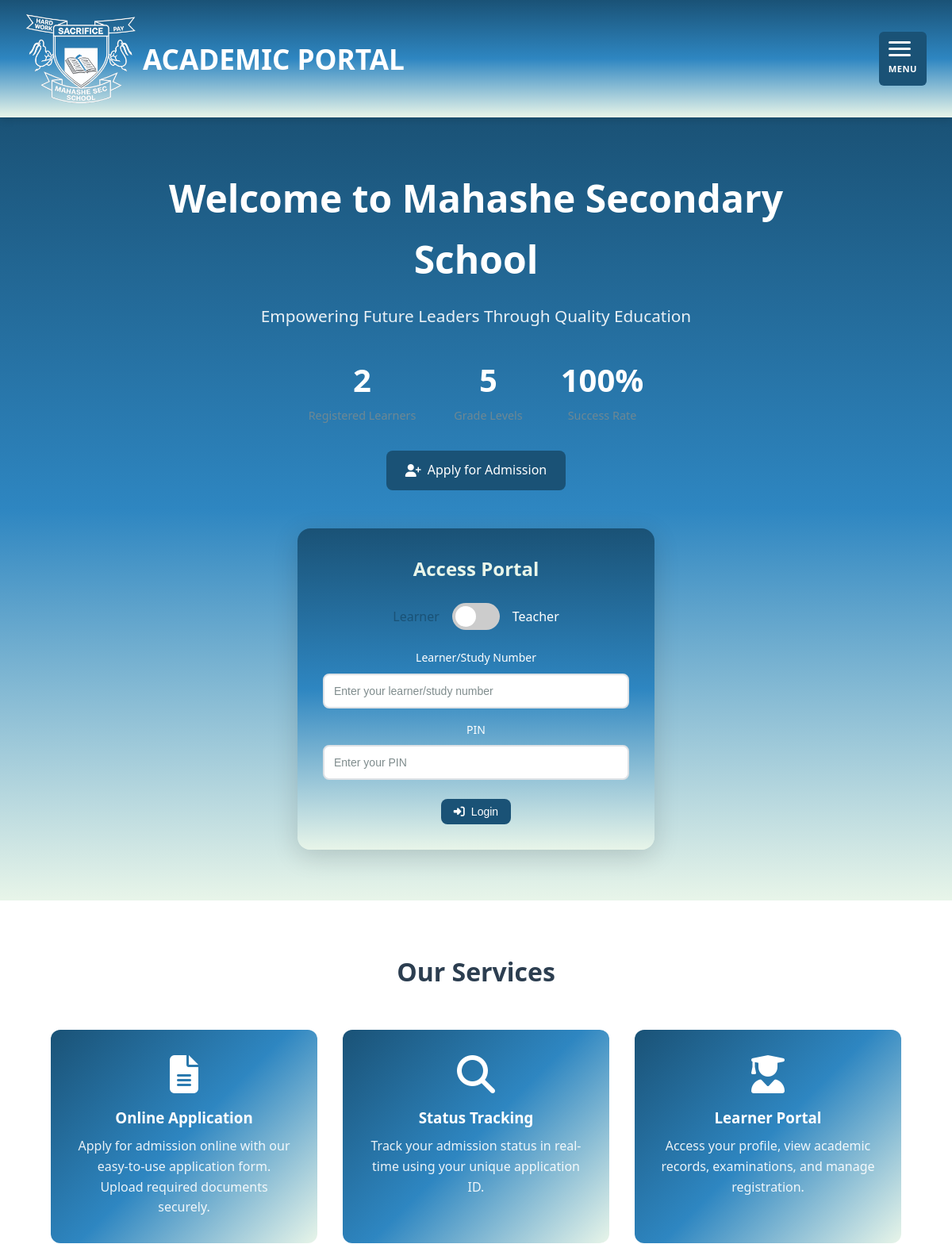
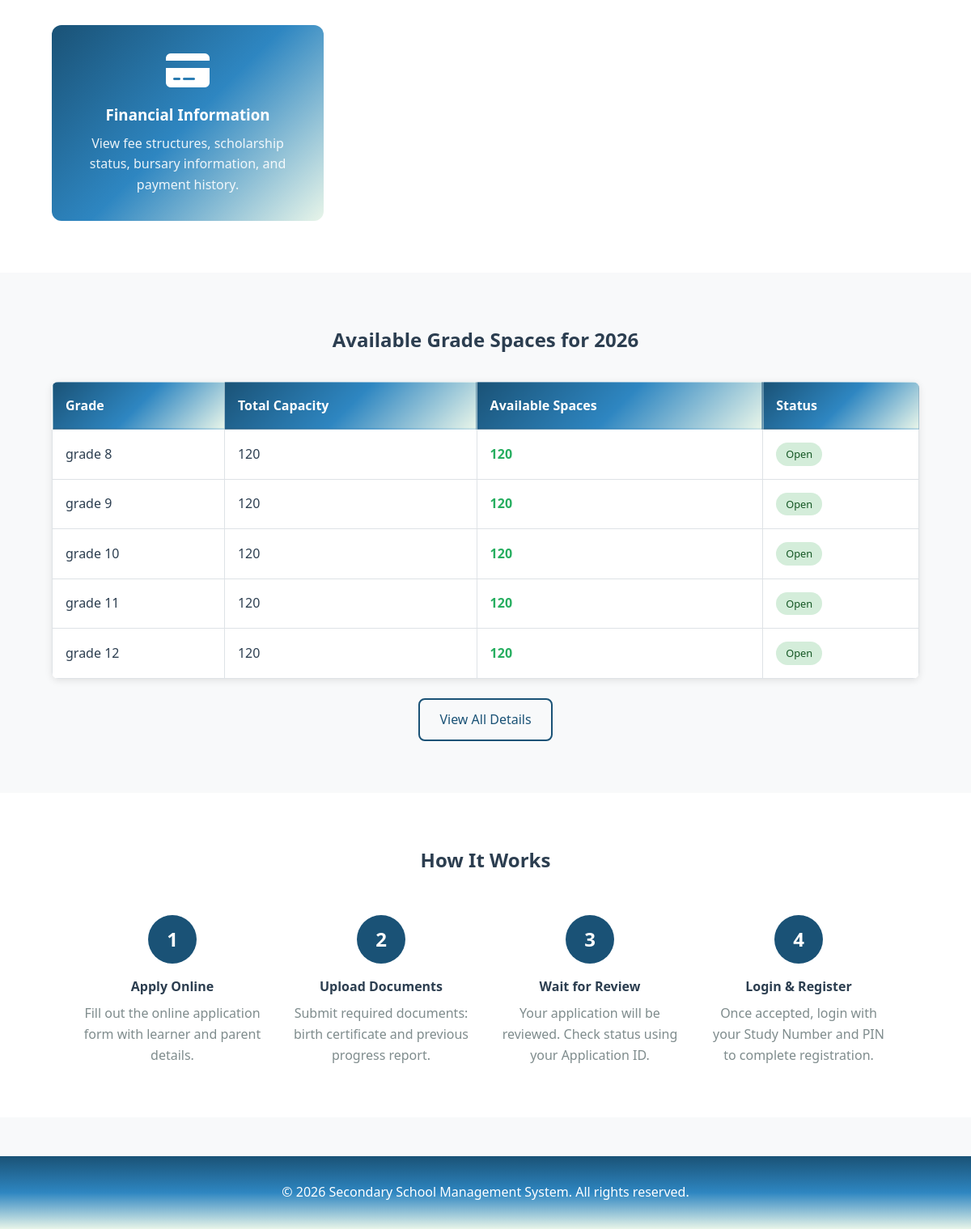
The page / on the database its author committed (2 pictures, top to bottom).
### portal/models.py (models this page shows, shortened)
class Grade(models.Model):
    GRADE_CHOICES = [
        (8, 'Grade 8'),
        (9, 'Grade 9'),
        (10, 'Grade 10'),
        (11, 'Grade 11'),
        (12, 'Grade 12'),
    ]
    grade_number = models.IntegerField(choices=GRADE_CHOICES)
    grade_name = models.CharField(max_length=50)
    capacity = models.IntegerField(default=30, validators=[MinValueValidator(1)])
    available_spaces = models.IntegerField(default=30)
    year = models.IntegerField(default=timezone.now().year)
    description = models.TextField(blank=True)
    class Meta:
        unique_together = ['grade_number', 'year']
        ordering = ['grade_number']

### portal/views.py (the view)
# urls.py: path('', views.home, name='home'),
def home(request):
    grades = Grade.objects.filter(year=timezone.now().year)
    context = {
        'grades': grades,
        'total_learners': Learner.objects.filter(admission_status='registered').count(),
    }
    return render(request, 'portal/home.html', context)

### templates/portal/home.html (shortened to what this page needs)
{% extends 'base.html' %}
{% block content %}
<section class="hero">
    <div class="hero-content">
        <h1>Welcome to Mahashe Secondary School</h1>
        <p class="hero-subtitle">Empowering Future Leaders Through Quality Education</p>
        <div class="hero-stats">
            <div class="stat-item">
                <span class="stat-number">{{ total_learners }}</span>
                <span class="stat-label">Registered Learners</span>
            </div>
            <div class="stat-item">
                <span class="stat-number">5</span>
                <span class="stat-label">Grade Levels</span>
            </div>
            <div class="stat-item">
                <span class="stat-number">100%</span>
                <span class="stat-label">Success Rate</span>
            </div>
        </div>
        <div class="hero-buttons">
            <a href="{% url 'apply_admission' %}" class="btn btn-primary">
                <i class="fas fa-user-plus"></i> Apply for Admission
            </a>
        </div>
    </div>
    <div class="hero-login-container">
        <h3>Access Portal</h3>
        <div class="user-type-toggle">
            <span class="toggle-label learner-label">Learner</span>
            <label class="switch">
                <span class="slider round"></span>
            </label>
            <span class="toggle-label teacher-label">Teacher</span>
        </div>
        <div class="login-inputs">
            <div class="input-group">
                <label for="userNumber" id="userNumberLabel">Learner/Study Number</label>
                <input type="text" id="userNumber" class="form-input" placeholder="Enter your learner/study number">
            </div>
            <div class="input-group">
                <label for="pin">PIN</label>
                <input type="password" id="pin" class="form-input" placeholder="Enter your PIN">
            </div>
        </div>
        <button type="button" class="btn btn-primary btn-small" id="loginBtn">
            <i class="fas fa-sign-in-alt"></i> Login
        </button>
    </div>
</section>
<section class="features">
    <div class="container">
        <h2>Our Services</h2>
        <div class="features-grid">
            <div class="feature-card">
                <i class="fas fa-file-alt"></i>
                <h3>Online Application</h3>
                <p>Apply for admission online with our easy-to-use application form. Upload required documents securely.</p>
            </div>
            <div class="feature-card">
                <i class="fas fa-search"></i>
                <h3>Status Tracking</h3>
                <p>Track your admission status in real-time using your unique application ID.</p>
            </div>
            <div class="feature-card">
                <i class="fas fa-user-graduate"></i>
                <h3>Learner Portal</h3>
                <p>Access your profile, view academic records, examinations, and manage registration.</p>
            </div>
            <div class="feature-card">
                <i class="fas fa-credit-card"></i>
                <h3>Financial Information</h3>
                <p>View fee structures, scholarship status, bursary information, and payment history.</p>
            </div>
        </div>
    </div>
</section>
<section class="grades-section">
    <div class="container">
        <h2>Available Grade Spaces for {{ grades.0.year }}</h2>
        <div class="grades-table-container">
            <table class="grades-table">
                <thead>
                    <tr>
                        <th>Grade</th>
                        <th>Total Capacity</th>
                        <th>Available Spaces</th>
                        <th>Status</th>
                    </tr>
                </thead>
                <tbody>
                    {% for grade in grades %}
                    <tr>
                        <td>{{ grade.grade_name }}</td>
                        <td>{{ grade.capacity }}</td>
                        <td class="{% if grade.available_spaces == 0 %}full{% elif grade.available_spaces < 5 %}limited{% else %}available{% endif %}">
                            {{ grade.available_spaces }}
                        </td>
                        <td>
                            {% if grade.available_spaces == 0 %}
                                <span class="badge badge-danger">Full</span>
                            {% elif grade.available_spaces < 5 %}
                                <span class="badge badge-warning">Limited</span>
                            {% else %}
                                <span class="badge badge-success">Open</span>
                            {% endif %}
                        </td>
                    </tr>
                    {% empty %}
                    <tr>
                        <td colspan="4">No grade information available.</td>
                    </tr>
                    {% endfor %}
                </tbody>
            </table>
        </div>
        <div class="text-center mt-3">
            <a href="{% url 'available_spaces' %}" class="btn btn-outline">View All Details</a>
        </div>
    </div>
</section>
<section class="how-it-works">
    <div class="container">
        <h2>How It Works</h2>
        <div class="steps">
            <div class="step">
                <div class="step-number">1</div>
                <h4>Apply Online</h4>
                <p>Fill out the online application form with learner and parent details.</p>
            </div>
            <div class="step">
                <div class="step-number">2</div>
                <h4>Upload Documents</h4>
                <p>Submit required documents: birth certificate and previous progress report.</p>
            </div>
            <div class="step">
                <div class="step-number">3</div>
                <h4>Wait for Review</h4>
                <p>Your application will be reviewed. Check status using your Application ID.</p>
            </div>
            <div class="step">
                <div class="step-number">4</div>
                <h4>Login & Register</h4>
                <p>Once accepted, login with your Study Number and PIN to complete registration.</p>
            </div>
        </div>
    </div>
</section>
{% endblock %}

### templates/base.html (shortened to what this page needs)
<!DOCTYPE html>
<html lang="en">
<head>
    {% load static %}
    <link rel="stylesheet" href="{% static 'css/style.css' %}">
    <link rel="stylesheet" href="https://cdnjs.cloudflare.com/ajax/libs/font-awesome/6.4.0/css/all.min.css">
</head>
<body>
    <nav class="navbar">
        <div class="nav-container">
            <a href="{% url 'home' %}" class="nav-logo">
                <img src="{% static 'images/logo.png' %}" alt="School Logo" class="logo-image">
                <span>ACADEMIC PORTAL</span>
            </a>
            <div class="hamburger" title="Click to open menu">
                <span></span>
                <span></span>
                <span></span>
                <small class="menu-label">Menu</small>
            </div>
        </div>
    </nav>
    <main class="main-content">
        {% block content %}{% endblock %}
    </main>
    <footer class="footer">
        <div class="footer-container">
            <p>&copy; {% now "Y" %} Secondary School Management System. All rights reserved.</p>
        </div>
    </footer>
</body>
</html>

### rows shown on the page
Grade: year "2026", grade_name "grade 8", capacity "120", available_spaces "120", shows "Open"
Grade: grade_name "grade 9", capacity "120", available_spaces "120", shows "Open"
Grade: grade_name "grade 10", capacity "120", available_spaces "120", shows "Open"
Grade: grade_name "grade 11", capacity "120", available_spaces "120", shows "Open"
Grade: grade_name "grade 12", capacity "120", available_spaces "120", shows "Open"

### other values the page prints
{{ total_learners }} "2"
